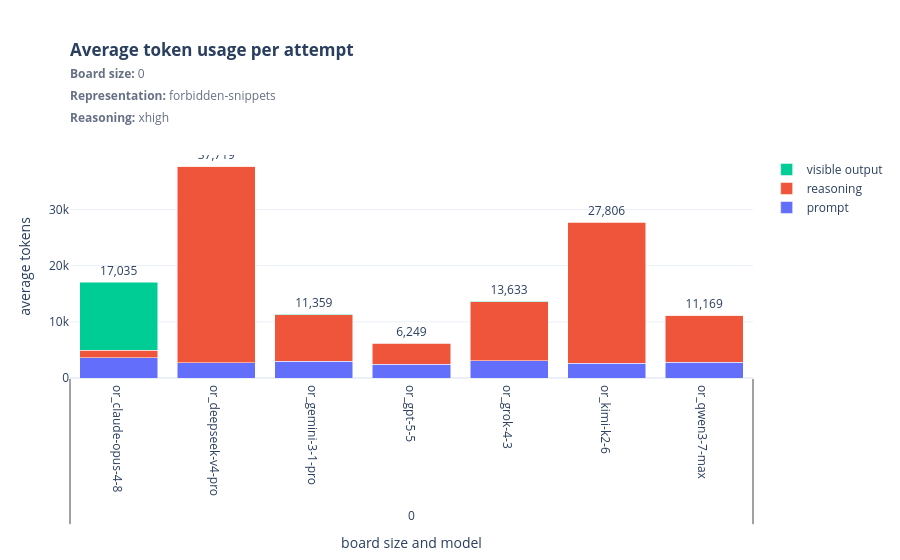

Here is the notebook cell this chart was saved with:
### Markdown cell above
## Average token usage

### Code cell
for figure in plot_token_usage_bars(aggregate):
    display(figure)

### Figure 1 — Plotly figure (JSON) as saved in the notebook; plotly's stock layout.template omitted (floating-point values rounded to 4 significant figures)
{"data": [{"customdata": [["0", "or_claude-opus-4-8"], ["0", "or_deepseek-v4-pro"], ["0", "or_gemini-3-1-pro"], ["0", "or_gpt-5-5"], ["0", "or_grok-4-3"], ["0", "or_kimi-k2-6"], ["0", "or_qwen3-7-max"]], "hovertemplate": "board size=%{customdata[0]}<br>model=%{customdata[1]}<br>prompt: %{y:,.0f}<extra></extra>", "name": "prompt", "type": "bar", "x": [["0", "0", "0", "0", "0", "0", "0"], ["or_claude-opus-4-8", "or_deepseek-v4-pro", "or_gemini-3-1-pro", "or_gpt-5-5", "or_grok-4-3", "or_kimi-k2-6", "or_qwen3-7-max"]], "y": [3634, 2718, 2951, 2427, 3048, 2663, 2825]}, {"customdata": [["0", "or_claude-opus-4-8"], ["0", "or_deepseek-v4-pro"], ["0", "or_gemini-3-1-pro"], ["0", "or_gpt-5-5"], ["0", "or_grok-4-3"], ["0", "or_kimi-k2-6"], ["0", "or_qwen3-7-max"]], "hovertemplate": "board size=%{customdata[0]}<br>model=%{customdata[1]}<br>reasoning: %{y:,.0f}<extra></extra>", "name": "reasoning", "type": "bar", "x": [["0", "0", "0", "0", "0", "0", "0"], ["or_claude-opus-4-8", "or_deepseek-v4-pro", "or_gemini-3-1-pro", "or_gpt-5-5", "or_grok-4-3", "or_kimi-k2-6", "or_qwen3-7-max"]], "y": [1333, 35000, 8343, 3781, 10560, 25101, 8318]}, {"customdata": [["0", "or_claude-opus-4-8"], ["0", "or_deepseek-v4-pro"], ["0", "or_gemini-3-1-pro"], ["0", "or_gpt-5-5"], ["0", "or_grok-4-3"], ["0", "or_kimi-k2-6"], ["0", "or_qwen3-7-max"]], "hovertemplate": "board size=%{customdata[0]}<br>model=%{customdata[1]}<br>visible output: %{y:,.0f}<extra></extra>", "name": "visible output", "text": ["17,035", "37,719", "11,359", "6,249", "13,633", "27,806", "11,169"], "textposition": "outside", "type": "bar", "x": [["0", "0", "0", "0", "0", "0", "0"], ["or_claude-opus-4-8", "or_deepseek-v4-pro", "or_gemini-3-1-pro", "or_gpt-5-5", "or_grok-4-3", "or_kimi-k2-6", "or_qwen3-7-max"]], "y": [12068, 1, 65, 41, 25, 42, 26]}], "layout": {"barmode": "stack", "legend": {"title": {"text": ""}}, "margin": {"b": 70, "l": 70, "r": 30, "t": 155}, "title": {"text": "<b>Average token usage per attempt</b><br><span style='font-size:12px;color:#667085'><b>Board size:</b> 0<br><b>Representation:</b> forbidden-snippets<br><b>Reasoning:</b> xhigh</span>", "x": 0, "xanchor": "left", "xref": "paper", "y": 0.9, "yanchor": "top"}, "xaxis": {"title": {"text": "board size and model"}, "type": "multicategory"}, "yaxis": {"title": {"text": "average tokens"}}}}
